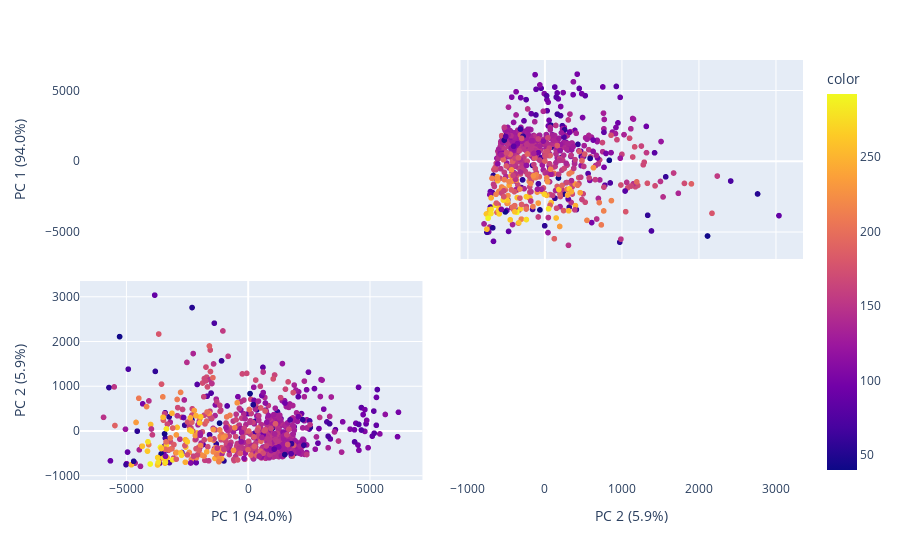

The code cell stored with this chart in its notebook:
### Markdown cell above
## PCA of Carry attributes

![image.png](attachment:image.png)

![image-2.png](attachment:image-2.png)

### Code cell
features = ['Carry','Smash Factor','Club Speed','Ball Speed','Back Spin','Side Spin','Spin Axis','Launch Angle','Decent Angle']
carry_pca= plot_pca(carry_df,features,'Carry')

### Figure 1 — Plotly figure (JSON) as saved in the notebook; plotly's stock layout.template omitted (floating-point values rounded to 4 significant figures; data arrays with more than 128 entries replaced by an {"elided": "..."} marker saying what was removed)
{"data": [{"diagonal": {"visible": false}, "dimensions": [{"axis": {"matches": true}, "label": "PC 1 (94.0%)", "values": {"elided": "725 float values"}}, {"axis": {"matches": true}, "label": "PC 2 (5.9%)", "values": {"elided": "725 float values"}}], "hovertemplate": "%{xaxis.title.text}=%{x}<br>%{yaxis.title.text}=%{y}<br>color=%{marker.color}<extra></extra>", "legendgroup": "", "marker": {"color": {"elided": "725 float values"}, "coloraxis": "coloraxis", "symbol": "circle"}, "name": "", "showlegend": false, "type": "splom"}], "layout": {"coloraxis": {"colorbar": {"title": {"text": "color"}}, "colorscale": [[0, "#0d0887"], [0.1111, "#46039f"], [0.2222, "#7201a8"], [0.3333, "#9c179e"], [0.4444, "#bd3786"], [0.5556, "#d8576b"], [0.6667, "#ed7953"], [0.7778, "#fb9f3a"], [0.8889, "#fdca26"], [1, "#f0f921"]]}, "dragmode": "select", "legend": {"tracegroupgap": 0}, "margin": {"t": 60}}}
